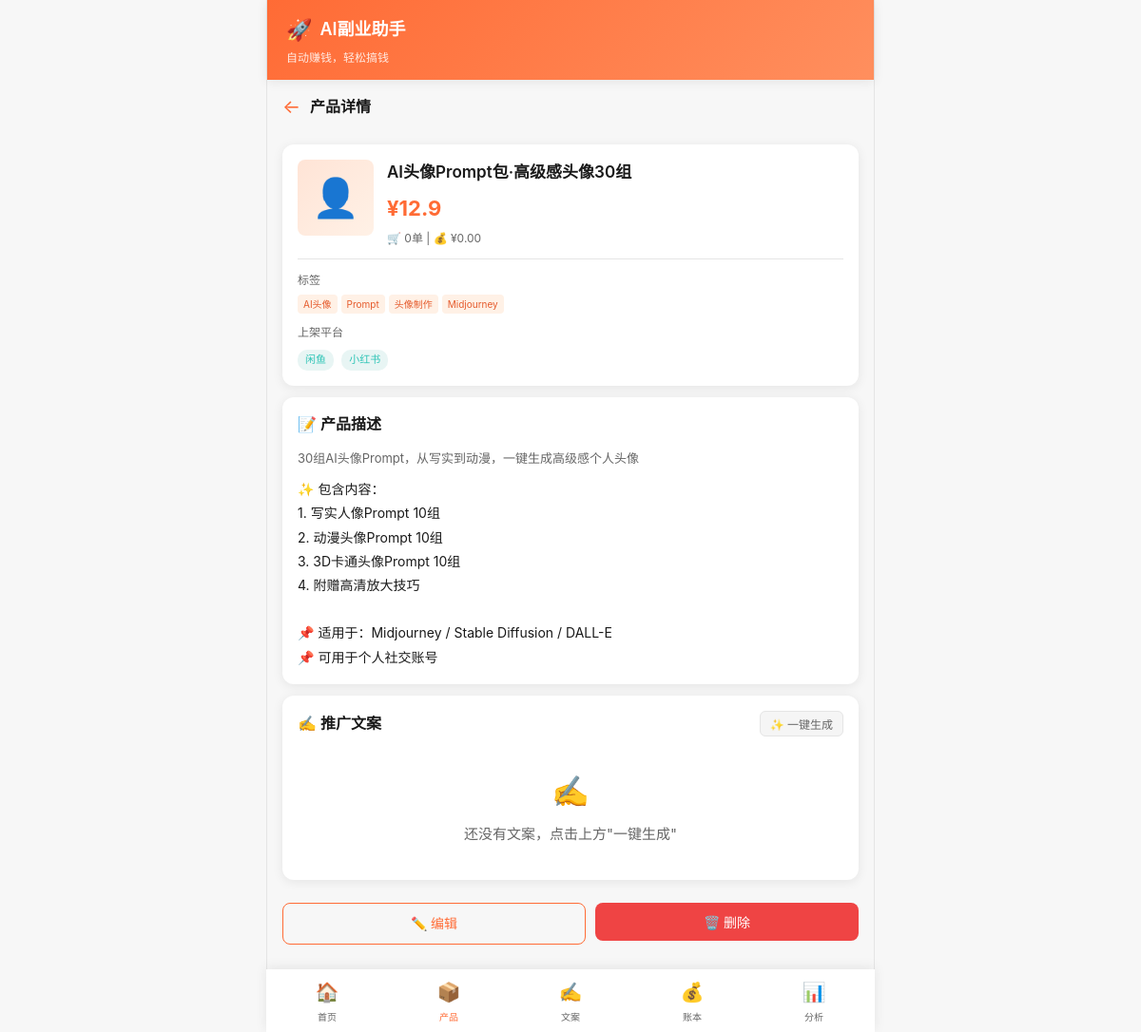
The app's page /product/2 with its own data.
### tables this page shows
CREATE TABLE products (
        id INTEGER PRIMARY KEY AUTOINCREMENT,
        name TEXT NOT NULL,
        category TEXT,
        price REAL DEFAULT 9.9,
        description TEXT,
        content TEXT,
        cover_emoji TEXT DEFAULT '📦',
        tags TEXT,
        platforms TEXT,
        status TEXT DEFAULT 'draft',
        sales_count INTEGER DEFAULT 0,
        revenue REAL DEFAULT 0,
        created_at TEXT DEFAULT CURRENT_TIMESTAMP,
        updated_at TEXT DEFAULT CURRENT_TIMESTAMP
    );

### app.py (the view)
@app.route('/product/<int:pid>')
def product_detail(pid):
    product = db.get_product(pid)
    if not product:
        abort(404)
    copies = db.get_copies(pid)
    return render_template('product_detail.html', product=product,
                         copies=copies, current_page='products')

### modules/database.py (called while the page is built)
def get_conn():
    os.makedirs(os.path.dirname(DB_PATH), exist_ok=True)
    conn = sqlite3.connect(DB_PATH)
    conn.row_factory = sqlite3.Row
    conn.execute("PRAGMA journal_mode=WAL")
    return conn

def get_product(pid):
    conn = get_conn()
    row = conn.execute("SELECT * FROM products WHERE id=?", (pid,)).fetchone()
    conn.close()
    return dict(row) if row else None

def get_copies(product_id=None):
    conn = get_conn()
    if product_id:
        rows = conn.execute("SELECT * FROM copies WHERE product_id=? ORDER BY id DESC", (product_id,)).fetchall()
    else:
        rows = conn.execute("SELECT * FROM copies ORDER BY id DESC").fetchall()
    conn.close()
    return [dict(r) for r in rows]

### templates/product_detail.html (shortened to what this page needs)
{% extends "base.html" %}
{% block content %}
<div style="padding: 12px 16px; display: flex; align-items: center; gap: 10px;">
    <a href="{{ url_for('products_list') }}" style="font-size: 20px;">←</a>
    <h2 style="font-size: 16px;">产品详情</h2>
</div>
<div class="card">
    <div style="display: flex; gap: 14px;">
        <div style="width: 80px; height: 80px; border-radius: var(--radius-sm); background: linear-gradient(135deg, #FFE4D6, #FFF1E6); display: flex; align-items: center; justify-content: center; font-size: 40px; flex-shrink: 0;">
            {{ product.cover_emoji }}
        </div>
        <div style="flex: 1;">
            <h2 style="font-size: 17px; font-weight: 600; margin-bottom: 6px;">{{ product.name }}</h2>
            <div style="color: var(--primary); font-size: 22px; font-weight: 700;">¥{{ product.price }}</div>
            <div style="font-size: 12px; color: var(--text-secondary); margin-top: 4px;">
                🛒 {{ product.sales_count }}单 | 💰 ¥{{ "%.2f"|format(product.revenue) }}
            </div>
        </div>
    </div>
    <div style="margin-top: 12px; padding-top: 12px; border-top: 1px solid var(--border);">
        <div style="font-size: 12px; color: var(--text-secondary); margin-bottom: 6px;">标签</div>
        <div class="product-tags">
            {% for t in (product.tags or '').split(',') %}
                {% if t %}<span class="product-tag">{{ t.strip() }}</span>{% endif %}
            {% endfor %}
        </div>
        <div style="font-size: 12px; color: var(--text-secondary); margin-top: 10px; margin-bottom: 6px;">上架平台</div>
        <div>
            {% for p in (product.platforms or '').split(',') %}
                {% if p %}<span class="badge badge-info" style="margin-right: 4px;">{{ p.strip() }}</span>{% endif %}
            {% endfor %}
        </div>
    </div>
</div>
<div class="card">
    <div class="card-title">📝 产品描述</div>
    <div style="font-size: 13px; color: var(--text-secondary); margin-bottom: 10px;">{{ product.description }}</div>
    <div style="white-space: pre-wrap; font-size: 14px; line-height: 1.8;">{{ product.content }}</div>
</div>
<div class="card">
    <div class="card-title">
        <span>✍️ 推广文案</span>
        <button onclick="generateCopies({{ product.id }})" class="copy-btn">✨ 一键生成</button>
    </div>
    <div id="copies-container">
        {% if copies %}
            {% for c in copies %}
            <div style="background: #FAFAFA; padding: 12px; border-radius: var(--radius-sm); margin-bottom: 10px;">
                <div style="display: flex; justify-content: space-between; align-items: center; margin-bottom: 6px;">
                    <span class="copy-platform {{ 'xhs' if c.platform == '小红书' else ('xianyu' if c.platform == '闲鱼' else 'wechat') }}">{{ c.platform }} · {{ c.type }}</span>
                    <button onclick="copyText(this, `{{ (c.title or '')|escape }}`)" class="copy-btn">📋 复制标题</button>
                </div>
                <div style="font-weight: 500; font-size: 14px; margin-bottom: 8px;">{{ c.title }}</div>
                <div style="white-space: pre-wrap; font-size: 12px; max-height: 150px; overflow-y: auto; color: var(--text-secondary);">{{ c.body[:200] }}{% if c.body|length > 200 %}...{% endif %}</div>
                <div style="display: flex; gap: 8px; margin-top: 8px;">
                    <button onclick="copyText(this, `{{ (c.body or '')|escape }}`)" class="copy-btn">📋 复制正文</button>
                    {% if c.tags %}
                    <button onclick="copyText(this, `{{ (c.tags or '')|escape }}`)" class="copy-btn">🏷️ 复制标签</button>
                    {% endif %}
                </div>
            </div>
            {% endfor %}
        {% else %}
            <div style="text-align: center; padding: 20px; color: var(--text-secondary);">
                <div style="font-size: 32px; margin-bottom: 8px;">✍️</div>
                <div>还没有文案，点击上方"一键生成"</div>
            </div>
        {% endif %}
    </div>
</div>
<div style="display: flex; gap: 10px; padding: 12px 16px;">
    <a href="{{ url_for('product_edit', pid=product.id) }}" class="btn btn-outline btn-block" style="flex: 1;">✏️ 编辑</a>
    <form method="POST" action="{{ url_for('product_delete', pid=product.id) }}" style="flex: 1;" onsubmit="return confirm('确定删除这个产品？')">
        <button type="submit" class="btn btn-danger btn-block">🗑️ 删除</button>
    </form>
</div>
{% endblock %}

### static/css/style.css (style rules this page uses)
* { box-sizing: border-box; margin: 0; padding: 0; -webkit-tap-highlight-color: transparent; }
:root { --primary: #FF6B35; --primary-dark: #E55A2B; --secondary: #2EC4B6; --accent: #FFD93D; --bg: #F7F7F7; --card: #FFFFFF; --text: #1A1A1A; --text-secondary: #666666; --text-light: #999999; --success: #22C55E; --danger: #EF4444; --warning: #F59E0B; --border: #E5E5E5; --shadow: 0 2px 12px rgba(0,0,0,0.08); --shadow-lg: 0 8px 30px rgba(0,0,0,0.12); --radius: 12px; --radius-sm: 8px; }
html, body { font-family: -apple-system, BlinkMacSystemFont, 'PingFang SC', 'Hiragino Sans GB', 'Microsoft YaHei', 'Segoe UI', Roboto, sans-serif; background: var(--bg); color: var(--text); font-size: 15px; line-height: 1.6; min-height: 100vh; max-width: 100vw; overflow-x: hidden; }
a { color: var(--primary); text-decoration: none; }
button { font-family: inherit; cursor: pointer; border: none; background: none; }
.card { background: var(--card); border-radius: var(--radius); padding: 16px; margin: 12px 16px; box-shadow: var(--shadow); }
.card-title { font-size: 16px; font-weight: 600; margin-bottom: 12px; display: flex; align-items: center; justify-content: space-between; }
.product-tags { display: flex; flex-wrap: wrap; gap: 4px; margin-top: 6px; }
.product-tag { font-size: 10px; padding: 2px 6px; background: #FFF1E6; color: var(--primary-dark); border-radius: 4px; }
.btn { display: inline-flex; align-items: center; justify-content: center; gap: 6px; padding: 10px 20px; border-radius: var(--radius-sm); font-size: 14px; font-weight: 500; transition: all 0.2s; cursor: pointer; text-decoration: none; border: none; }
.btn-outline { background: transparent; color: var(--primary); border: 1px solid var(--primary); }
.btn-danger { background: var(--danger); color: white; }
.btn-block { width: 100%; }
.badge { display: inline-block; font-size: 11px; padding: 2px 8px; border-radius: 10px; font-weight: 500; }
.badge-info { background: #E8F5F4; color: var(--secondary); }
.copy-btn { background: #F5F5F5; border: 1px solid var(--border); border-radius: 6px; padding: 4px 10px; font-size: 12px; color: var(--text-secondary); cursor: pointer; transition: all 0.2s; }

### records on screen
products: cover_emoji "👤", name "AI头像Prompt包·高级感头像30组", price "12.9", sales_count "0", revenue "0.00", description "30组AI头像Prompt，从写实到动漫，一键生成高级感个人头像", content "✨ 包含内容： 1. 写实人像Prompt 10组 2. 动漫头像Prompt 10组 3. 3D卡通头像Prompt 10组 4. 附赠高清放大技巧 📌 适用于：Midjourney / Stable Diffusion / DALL-E 📌 可用于个人社交账号"

### other values on screen
{{ t.strip() }} "AI头像" "Prompt" "头像制作" "Midjourney"
{{ p.strip() }} "闲鱼" "小红书"
